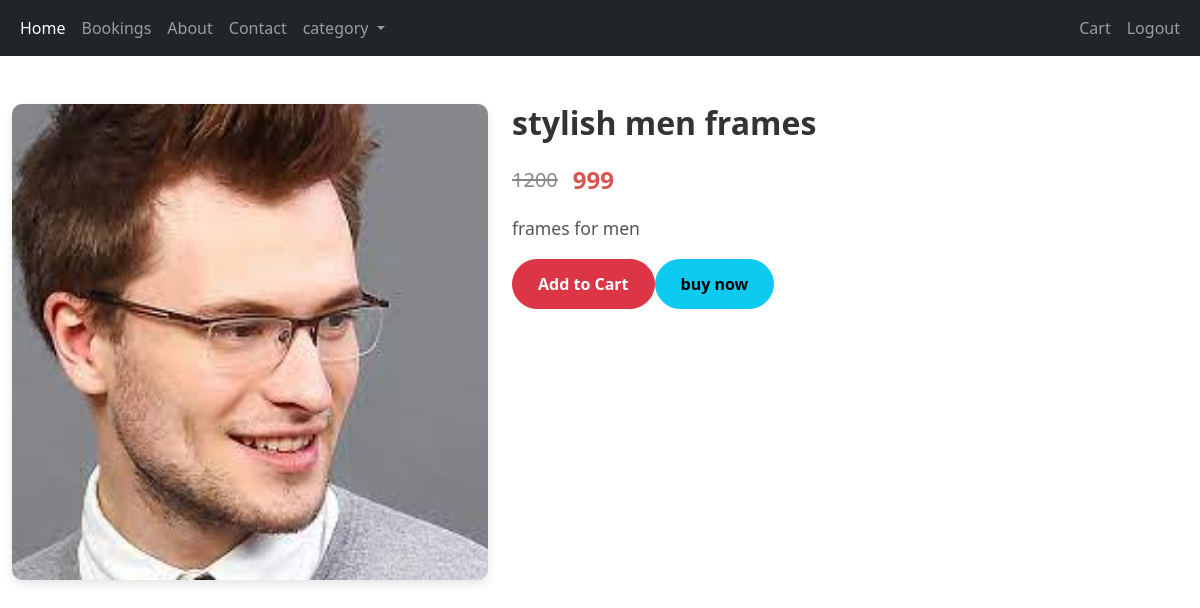
Screenshot of /view_pro/2 with the database file from the repository.
### app/models.py (models this page shows)
class product(models.Model):
    pid=models.TextField()
    name=models.TextField()
    dis=models.TextField()
    price=models.IntegerField()
    offer_price=models.IntegerField()
    img = models.FileField()
    category = models.ForeignKey(Category, on_delete=models.CASCADE)

### app/views.py (the view)
# urls.py: path('view_pro/<pid>',views.view_product),
def view_product(req,pid):
    data=product.objects.get(pk=pid)
    return render(req,'user/view_pro.html',{'product':data})

### template/user/view_pro.html (shortened to what this page needs)
<!DOCTYPE html>
<html lang="en">
<head>
    {% load static %}
    <link href="https://cdn.jsdelivr.net/npm/bootstrap@5.3.3/dist/css/bootstrap.min.css" rel="stylesheet">
</head>
<body>
  <nav class="navbar navbar-expand-sm bg-dark navbar-dark">
    <div class="container-fluid">
      <ul class="navbar-nav me-auto">
        <li class="nav-item">
          <a class="nav-link active" href="/">Home</a>
        </li>
        <li class="nav-item">
          <a class="nav-link" href="../bookings">Bookings</a>
        </li>
        <li class="nav-item">
          <a class="nav-link" href="../about">About</a>
        </li>
        <li class="nav-item">
          <a class="nav-link" href="../contact">Contact</a>
        </li>
        <li class="nav-item dropdown">
          <a href="#" class="nav-link dropdown-toggle" id="navbarDropdown" role="button" data-bs-toggle="dropdown"
            aria-expanded="false">
            category
          </a>
        </li>
      </ul>
      <ul class="navbar-nav ms-auto">
        <li class="nav-item">
          <a class="nav-link" href="../view_cart">Cart</a>
        </li>
        <li class="nav-item">
          <a class="nav-link" href="../logout">Logout</a>
        </li>
      </ul>
    </div>
  </nav>
    <div class="container py-5">
        <div class="row">
            <div class="col-md-5 mb-4 mb-md-0">
                <img src="{{product.img.url}}" class="product-image" alt="{{product.name}}">
            </div>
            <div class="col-md-7">
                <h2 class="product-name">{{product.name}}</h2>
                <div class="d-flex align-items-center">
                    <span class="old-price">{{product.price}}</span>
                    <span class="offer-price">{{product.offer_price}}</span>
                </div>
                <p class="product-description mt-3">{{product.dis}}</p>
                <div class="d-flex ">
                    <a href="../add_to_cart/{{product.pk}}" class="btn btn-danger">Add to Cart</a>
                    <a href="../pro_buy/{{product.pk}}" class="btn btn-info">buy now</a>
                </div>
            </div>
        </div>
    </div>
</body>
</html>

### template/user/view_pro.html (style rules this page uses)
.dropdown { position: relative; display: inline-block; }
.container { max-width: 1200px; padding-top: 30px; padding-bottom: 30px; }
.product-image { width: 100%; height: auto; border-radius: 10px; box-shadow: 0 4px 10px rgba(0, 0, 0, 0.1); transition: transform 0.3s ease; }
.product-name { font-size: 2rem; font-weight: bold; color: #333; margin-bottom: 20px; }
.old-price { font-size: 1.25rem; color: #888; text-decoration: line-through; margin-right: 15px; }
.offer-price { font-size: 1.5rem; color: #d9534f; font-weight: bold; }
.product-description { font-size: 1.1rem; color: #555; margin-top: 20px; line-height: 1.6; }
.btn { border-radius: 25px; padding: 12px 25px; font-size: 1rem; font-weight: bold; }

### rows the page displays
product: img (picture), name "stylish men frames", price "1200", offer_price "999", dis "frames for men"
